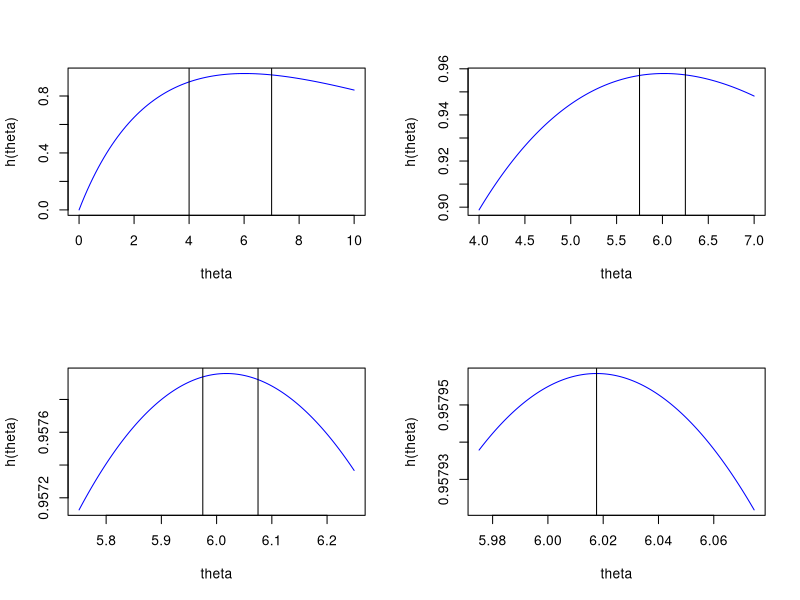

Reproduce this figure in R.
N = 1e4    ## Sample size
n = 1e2    ## No. of samples
x = 0

i.grand <- function(z, theta){              ## Integrand in h(theta)
  temp <- -z*sqrt(theta) + theta/2
  ig <- (1 + exp(temp))^(-1)
  
  return(ig)
}

mc <- function(seed, N, theta){             ## Estimates integral for different theta 
  set.seed(seed + x)
  est <- numeric(length = length(theta))
  samp <- rnorm(N, mean = 0, sd = 1)
  for(i in 1:length(theta)){
    vals = theta[i]*i.grand(samp, theta[i])
    est[i] = mean(vals)
  }
  return(est)
}

par(mfrow = c(2, 2))

##########################################################################
######  GLOBAL 
##########################################################################

theta = seq(0, 10, by = 0.1)
est <- matrix(0, nrow = n, ncol = length(theta))

for(i in 1:n){
  est[i, ] <- mc(i, N = N, theta = theta)
  cat("\r", i)
}

final <- colMeans(est)
plot(theta, final, type = "l", col = "blue", xlab = "theta", ylab = "h(theta)")
abline(v = 4)
abline(v = 7)

##########################################################################
######  ZOOMING IN
##########################################################################

theta1 = seq(4, 7, by = 0.01)
est1 <- matrix(0, nrow = n, ncol = length(theta1))
for(i in 1:n){
  est1[i, ] <- mc(i, N = N, theta = theta1)
  cat("\r", i)
}

final1 <- colMeans(est1)
plot(theta1, final1, type = "l", col = "blue", xlab = "theta", ylab = "h(theta)")
abline(v = 5.75)
abline(v = 6.25)

##########################################################################
######  ZOOMING IN
##########################################################################

theta2 = seq(5.751, 6.249, by = 0.001)
est2 <- matrix(0, nrow = n, ncol = length(theta2))
for(i in 1:n){
  est2[i, ] <- mc(i, N = N, theta = theta2)
  cat("\r", i)
}

final2 <- colMeans(est2)
plot(theta2, final2, type = "l", col = "blue", xlab = "theta", ylab = "h(theta)")
abline(v = 5.975)
abline(v = 6.075)

##########################################################################
######  Final
##########################################################################

theta3 = seq(5.9751, 6.0749, by = 0.0005)
est3 <- matrix(0, nrow = n, ncol = length(theta3))
for(i in 1:n){
  est3[i, ] <- mc(i, N = N, theta = theta3)
  cat("\r", i)
}

final3 <- colMeans(est3)
plot(theta3, final3, type = "l", col = "blue", xlab = "theta", ylab = "h(theta)")
t.max <- theta3[which.max(final3)]                        ## Optimum value of theta. l is then sqrt(theta/I) for any I
abline(v = t.max)
print(t.max)

l <- sqrt(t.max)
print(l)

##########################################################################
######  Average Optimal Acceptance rate (AOAR)
##########################################################################

# Theoretical
foo <- rnorm(1e6, mean = 0, sd = 1)
vals <- i.grand(foo, t.max)
aoar <- mean(vals)
print(aoar)


